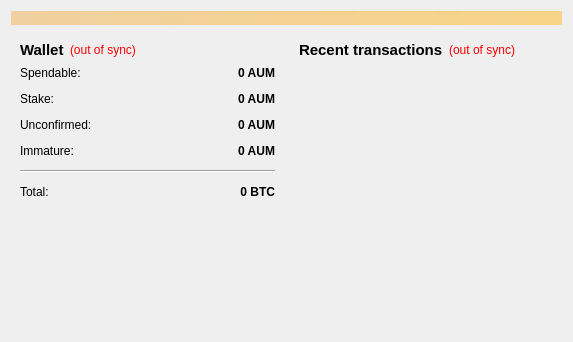
<?xml version="1.0" encoding="UTF-8"?>
<ui version="4.0">
 <class>OverviewPage</class>
 <widget class="QWidget" name="OverviewPage">
  <property name="geometry">
   <rect>
    <x>0</x>
    <y>0</y>
    <width>573</width>
    <height>342</height>
   </rect>
  </property>
  <property name="windowTitle">
   <string>Form</string>
  </property>
  <layout class="QVBoxLayout" name="topLayout">
   <item>
    <widget class="QLabel" name="labelAlerts">
     <property name="visible">
      <bool>false</bool>
     </property>
     <property name="styleSheet">
      <string notr="true">background-color: qlineargradient(x1: 0, y1: 0, x2: 1, y2: 0, stop:0 #F0D0A0, stop:1 #F8D488);  color:#000000
</string>
     </property>
     <property name="wordWrap">
      <bool>true</bool>
     </property>
     <property name="margin">
      <number>3</number>
     </property>
    </widget>
   </item>
   <item>
    <layout class="QHBoxLayout" name="horizontalLayout" stretch="1,1">
     <item>
      <layout class="QVBoxLayout" name="verticalLayout_2">
       <item>
        <widget class="QWidget" name="widget" native="true">
         <layout class="QVBoxLayout" name="verticalLayout_4">
          <item>
           <layout class="QHBoxLayout" name="horizontalLayout_4">
            <item>
             <widget class="QLabel" name="label_5">
              <property name="font">
               <font>
                <pointsize>11</pointsize>
                <weight>75</weight>
                <bold>true</bold>
               </font>
              </property>
              <property name="text">
               <string>Wallet</string>
              </property>
             </widget>
            </item>
            <item>
             <widget class="QLabel" name="labelWalletStatus">
              <property name="toolTip">
               <string>The displayed information may be out of date. Your wallet automatically synchronizes with the Alexium network after a connection is established, but this process has not completed yet.</string>
              </property>
              <property name="styleSheet">
               <string notr="true">QLabel { color: red; }</string>
              </property>
              <property name="text">
               <string notr="true">(out of sync)</string>
              </property>
              <property name="alignment">
               <set>Qt::AlignLeading|Qt::AlignLeft|Qt::AlignVCenter</set>
              </property>
             </widget>
            </item>
            <item>
             <spacer name="horizontalSpacer_2">
              <property name="orientation">
               <enum>Qt::Horizontal</enum>
              </property>
              <property name="sizeHint" stdset="0">
               <size>
                <width>40</width>
                <height>20</height>
               </size>
              </property>
             </spacer>
            </item>
           </layout>
          </item>
          <item>
           <layout class="QFormLayout" name="formLayout_2">
            <property name="fieldGrowthPolicy">
             <enum>QFormLayout::AllNonFixedFieldsGrow</enum>
            </property>
            <property name="horizontalSpacing">
             <number>12</number>
            </property>
            <property name="verticalSpacing">
             <number>12</number>
            </property>
            <item row="0" column="0">
             <widget class="QLabel" name="label">
              <property name="text">
               <string>Spendable:</string>
              </property>
             </widget>
            </item>
            <item row="0" column="1">
             <widget class="QLabel" name="labelBalance">
              <property name="font">
               <font>
                <weight>75</weight>
                <bold>true</bold>
               </font>
              </property>
              <property name="cursor">
               <cursorShape>IBeamCursor</cursorShape>
              </property>
              <property name="toolTip">
               <string>Your current spendable balance</string>
              </property>
              <property name="text">
               <string notr="true">0 AUM</string>
              </property>
              <property name="alignment">
               <set>Qt::AlignRight|Qt::AlignTrailing|Qt::AlignVCenter</set>
              </property>
              <property name="textInteractionFlags">
               <set>Qt::LinksAccessibleByMouse|Qt::TextSelectableByKeyboard|Qt::TextSelectableByMouse</set>
              </property>
             </widget>
            </item>
            <item row="1" column="0">
             <widget class="QLabel" name="label_6">
              <property name="text">
               <string>Stake:</string>
              </property>
             </widget>
            </item>
            <item row="1" column="1">
             <widget class="QLabel" name="labelStake">
              <property name="font">
               <font>
                <weight>75</weight>
                <bold>true</bold>
               </font>
              </property>
              <property name="cursor">
               <cursorShape>IBeamCursor</cursorShape>
              </property>
              <property name="toolTip">
               <string>Total of coins that was staked, and do not yet count toward the current balance</string>
              </property>
              <property name="text">
               <string notr="true">0 AUM</string>
              </property>
              <property name="alignment">
               <set>Qt::AlignRight|Qt::AlignTrailing|Qt::AlignVCenter</set>
              </property>
              <property name="textInteractionFlags">
               <set>Qt::LinksAccessibleByMouse|Qt::TextSelectableByKeyboard|Qt::TextSelectableByMouse</set>
              </property>
             </widget>
            </item>
            <item row="2" column="0">
             <widget class="QLabel" name="label_3">
              <property name="text">
               <string>Unconfirmed:</string>
              </property>
             </widget>
            </item>
            <item row="2" column="1">
             <widget class="QLabel" name="labelUnconfirmed">
              <property name="font">
               <font>
                <weight>75</weight>
                <bold>true</bold>
               </font>
              </property>
              <property name="cursor">
               <cursorShape>IBeamCursor</cursorShape>
              </property>
              <property name="toolTip">
               <string>Total of transactions that have yet to be confirmed, and do not yet count toward the current balance</string>
              </property>
              <property name="text">
               <string notr="true">0 AUM</string>
              </property>
              <property name="alignment">
               <set>Qt::AlignRight|Qt::AlignTrailing|Qt::AlignVCenter</set>
              </property>
              <property name="textInteractionFlags">
               <set>Qt::LinksAccessibleByMouse|Qt::TextSelectableByKeyboard|Qt::TextSelectableByMouse</set>
              </property>
             </widget>
            </item>
            <item row="3" column="0">
             <widget class="QLabel" name="labelImmatureText">
              <property name="text">
               <string>Immature:</string>
              </property>
             </widget>
            </item>
            <item row="3" column="1">
             <widget class="QLabel" name="labelImmature">
              <property name="font">
               <font>
                <weight>75</weight>
                <bold>true</bold>
               </font>
              </property>
              <property name="toolTip">
               <string>Mined balance that has not yet matured</string>
              </property>
              <property name="text">
               <string notr="true">0 AUM</string>
              </property>
              <property name="alignment">
               <set>Qt::AlignRight|Qt::AlignTrailing|Qt::AlignVCenter</set>
              </property>
              <property name="textInteractionFlags">
               <set>Qt::LinksAccessibleByMouse|Qt::TextSelectableByKeyboard|Qt::TextSelectableByMouse</set>
              </property>
             </widget>
            </item>
            <item row="4" column="0" colspan="2">
             <widget class="Line" name="line">
              <property name="orientation">
               <enum>Qt::Horizontal</enum>
              </property>
             </widget>
            </item>
            <item row="5" column="0">
             <widget class="QLabel" name="labelTotalText">
              <property name="text">
               <string>Total:</string>
              </property>
             </widget>
            </item>
            <item row="5" column="1">
             <widget class="QLabel" name="labelTotal">
              <property name="font">
               <font>
                <weight>75</weight>
                <bold>true</bold>
               </font>
              </property>
              <property name="cursor">
               <cursorShape>IBeamCursor</cursorShape>
              </property>
              <property name="toolTip">
               <string>Your current total balance</string>
              </property>
              <property name="text">
               <string notr="true">0 BTC</string>
              </property>
              <property name="alignment">
               <set>Qt::AlignRight|Qt::AlignTrailing|Qt::AlignVCenter</set>
              </property>
              <property name="textInteractionFlags">
               <set>Qt::LinksAccessibleByMouse|Qt::TextSelectableByKeyboard|Qt::TextSelectableByMouse</set>
              </property>
             </widget>
            </item>
           </layout>
          </item>
         </layout>
        </widget>
       </item>
       <item>
        <spacer name="verticalSpacer">
         <property name="orientation">
          <enum>Qt::Vertical</enum>
         </property>
         <property name="sizeHint" stdset="0">
          <size>
           <width>20</width>
           <height>40</height>
          </size>
         </property>
        </spacer>
       </item>
      </layout>
     </item>
     <item>
      <layout class="QVBoxLayout" name="verticalLayout_3">
       <item>
        <widget class="QWidget" name="widget_2" native="true">
         <layout class="QVBoxLayout" name="verticalLayout">
          <item>
           <layout class="QHBoxLayout" name="horizontalLayout_2">
            <item>
             <widget class="QLabel" name="label_4">
              <property name="font">
               <font>
                <pointsize>11</pointsize>
                <weight>75</weight>
                <bold>true</bold>
               </font>
              </property>
              <property name="text">
               <string>&lt;b&gt;Recent transactions&lt;/b&gt;</string>
              </property>
             </widget>
            </item>
            <item>
             <widget class="QLabel" name="labelTransactionsStatus">
              <property name="toolTip">
               <string>The displayed information may be out of date. Your wallet automatically synchronizes with the Alexium network after a connection is established, but this process has not completed yet.</string>
              </property>
              <property name="styleSheet">
               <string notr="true">QLabel { color: red; }</string>
              </property>
              <property name="text">
               <string notr="true">(out of sync)</string>
              </property>
              <property name="alignment">
               <set>Qt::AlignRight|Qt::AlignTrailing|Qt::AlignVCenter</set>
              </property>
             </widget>
            </item>
            <item>
             <spacer name="horizontalSpacer">
              <property name="orientation">
               <enum>Qt::Horizontal</enum>
              </property>
              <property name="sizeHint" stdset="0">
               <size>
                <width>40</width>
                <height>20</height>
               </size>
              </property>
             </spacer>
            </item>
           </layout>
          </item>
          <item>
           <widget class="QListView" name="listTransactions">
            <property name="styleSheet">
             <string notr="true">QListView { background: transparent; }</string>
            </property>
            <property name="frameShape">
             <enum>QFrame::NoFrame</enum>
            </property>
            <property name="verticalScrollBarPolicy">
             <enum>Qt::ScrollBarAlwaysOff</enum>
            </property>
            <property name="horizontalScrollBarPolicy">
             <enum>Qt::ScrollBarAlwaysOff</enum>
            </property>
            <property name="selectionMode">
             <enum>QAbstractItemView::NoSelection</enum>
            </property>
           </widget>
          </item>
         </layout>
        </widget>
       </item>
      </layout>
     </item>
    </layout>
   </item>
  </layout>
 </widget>
 <resources/>
 <connections/>
</ui>
